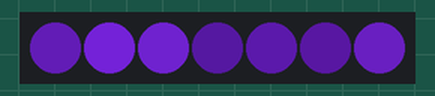
This program was run on a simulated CircuitPython board. Parts: 7 RGB LEDs in strip order, left to right. Dim RGB values are drawn brighter than linear; random numbers come from a fixed seed.

Above: at 0.45 s.
At 1.95 s:
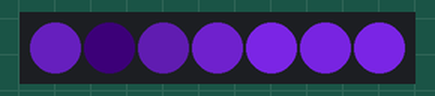
At 5.26 s:
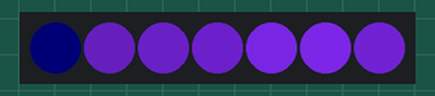
At 7.36 s:
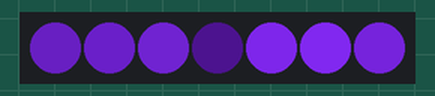
At 13.68 s:
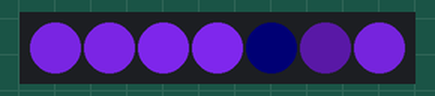
At 20.0 s:
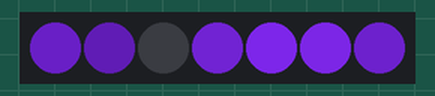
Timing chart, 0 to 22.0 s (numbered marks = the images above):
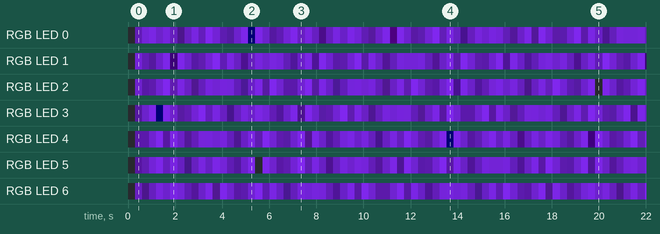

Measured:
- by itself, RGB LED 3: off → RGB(18, 5, 34) at 0.30 s, → RGB(58, 18, 109) 0.30 s later, → RGB(98, 30, 183) 0.30 s later, → RGB(0, 0, 1) 0.30 s later, … (72 changes in this stretch)
- by itself, RGB LED 6: off → RGB(47, 14, 87) at 0.30 s, → RGB(7, 2, 13) 0.30 s later, → RGB(43, 13, 80) 0.30 s later, → RGB(83, 25, 154) 0.30 s later, … (72 changes in this stretch)

The program:

new.py
```python
# show a swirly pulsing animation that runs around the outside of a neopixel jewel (7 LEDs)

import time
import board
import neopixel
import random
import adafruit_fancyled.adafruit_fancyled as fancy

color = 0x6E22CD # purple
my_palette = [(0.0, 0x0),
              (1.0, color)]

palette = fancy.expand_gradient(my_palette, 5)

pixels = neopixel.NeoPixel(board.D2, 7, brightness = 1, auto_write = False, pixel_order = neopixel.GRBW)

# class to store information about each pixel individually
class eachPixel:
  pixel = 0
  palette_index = 0
  curr_color = 0
  increasing = True

p0 = eachPixel()
p1 = eachPixel()
p2 = eachPixel()
p3 = eachPixel()
p4 = eachPixel()
p5 = eachPixel()
p6 = eachPixel()

pixel_list = [p0, p1, p2, p3, p4, p5, p6]

# create a list of random brightnesses to start each pixel with
for i in range(len(pixel_list)):
  this = pixel_list[i]
  this.pixel = pixels[i] # assign pixel to each in list
  this.palette_index = random.uniform(0, 1) # get starting palette index
  this.curr_color = fancy.palette_lookup(palette, this.palette_index) # convert palette index to normalized color
  this.curr_color = fancy.denormalize(this.curr_color) # convert normalized color to RGB
  pixels[i] = this.curr_color

pixels.show()

min = 0.05
max = 1

while True:
  for i in range(len(pixel_list)):
    this = pixel_list[i]
    if this.increasing and this.palette_index < max:
      this.palette_index += 0.01
      this.curr_color = fancy.palette_lookup(palette, this.palette_index)
      this.curr_color = fancy.denormalize(this.curr_color)
      pixels[i] = this.curr_color
    elif not this.increasing and this.palette_index > min:
      this.palette_index -= 0.01
      this.curr_color = fancy.palette_lookup(palette, this.palette_index)
      this.curr_color = fancy.denormalize(this.curr_color)
      pixels[i] = this.curr_color
    else:
      this.increasing = not this.increasing

  pixels.show()
  #time.sleep(0.05)
```
